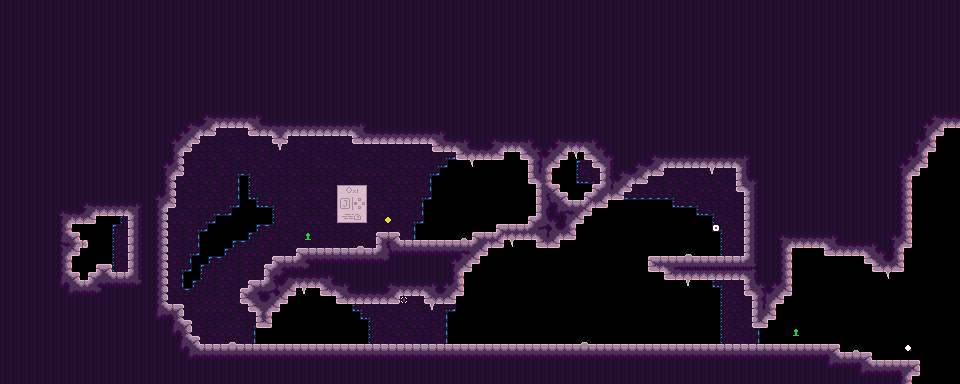

Tiled map render using the project's own tile images. Description and the map definition, with tile-layer contents summarised, below:
An orthogonal 120x48 tile map with 8x8 px tiles, 6 tile layers (bg_draft, draft, bg, map, ...), 4 tilesets.

<map version="1.9" tiledversion="1.9.2" orientation="orthogonal" renderorder="right-down" width="120" height="48" tilewidth="8" tileheight="8" infinite="0" nextlayerid="16" nextobjectid="1">
 <editorsettings>
  <export target="../../assets/world/room/intro2.json" format="json" />
 </editorsettings>
 <tileset firstgid="1" source="../rules/tools/tools.tsx" />
 <tileset firstgid="325" source="../tilesets/stone.tsx" />
 <tileset firstgid="403" source="../tilesets/stone_bg_decal.tsx" />
 <tileset firstgid="481" source="../tilesets/stone_fg_decal.tsx" />
 <layer id="9" name="bg_draft" width="120" height="48">
  <data>[5760 cells, 1172 non-empty, 1 distinct tile ids]</data>
 </layer>
 <layer id="4" name="draft" width="120" height="48">
  <data>[5760 cells, 3966 non-empty, 1 distinct tile ids]</data>
 </layer>
 <layer id="15" name="bg" width="120" height="48">
  <data>[5760 cells, 1172 non-empty, 35 distinct tile ids]</data>
 </layer>
 <layer id="8" name="map" width="120" height="48">
  <data>[5760 cells, 3966 non-empty, 41 distinct tile ids]</data>
 </layer>
 <layer id="3" name="entity" width="120" height="48">
  <data>[5760 cells, 6 non-empty, 5 distinct tile ids]</data>
 </layer>
 <layer id="1" name="fg" width="120" height="48">
  <data>[5760 cells, 60 non-empty, 16 distinct tile ids]</data>
 </layer>
</map>
